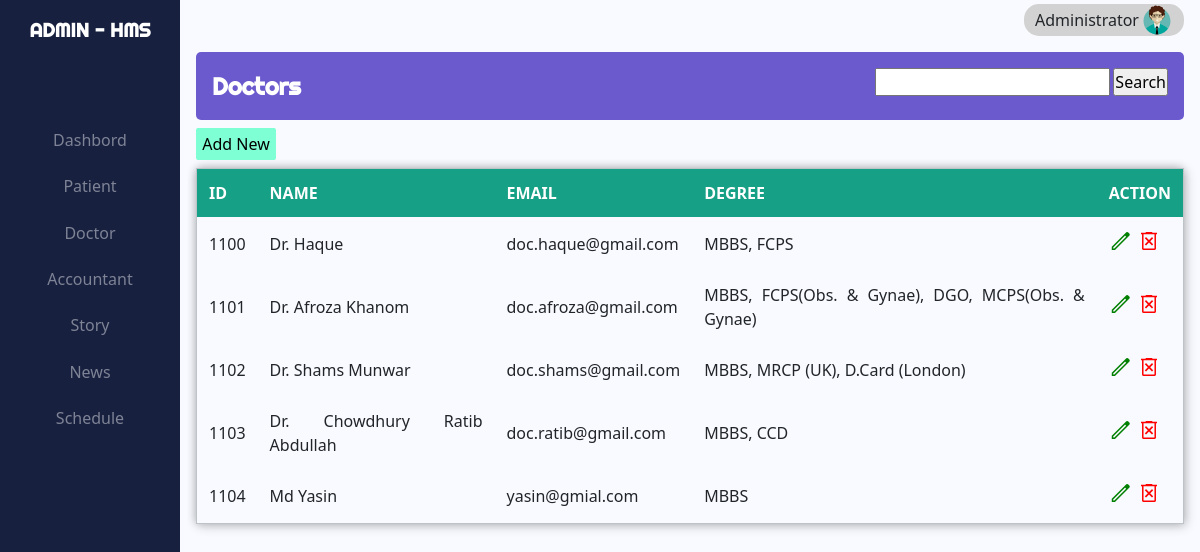
Screenshot of /hms/admin/admin_to_doctor.php (signed in) with the database file from the repository.
### tables this page shows
CREATE TABLE `doctors` (
  `doc_id` int(4) NOT NULL,
  `doc_name` varchar(50) DEFAULT NULL,
  `doc_email` varchar(150) DEFAULT NULL,
  `degree` varchar(150) DEFAULT NULL,
  `speciality` varchar(300) DEFAULT NULL,
  `visit` int(11) DEFAULT NULL,
  `dep_name` varchar(50) DEFAULT NULL,
  `doc_image` varchar(150) DEFAULT NULL,
  `pass` varchar(6) DEFAULT NULL,
  `adm_id` int(4) DEFAULT NULL
);

### hms/admin/admin_to_doctor.php (the view, shortened to what this page needs)
<?php
    include '../utility/admin_template.php';
    if (!isset($_REQUEST["search"])) {
        $sql = "SELECT * FROM doctors";
        $doctor = mysqli_query($conn, $sql);
    }
    else {
        $value = $_REQUEST["search_val"];
        $sql = "SELECT * FROM doctors WHERE doc_name LIKE '%$value%'";
        $doctor = mysqli_query($conn, $sql);
    }
?>
<head>
    <link rel="stylesheet" href="../css/admin/admin_to_patient.css">
    <link rel="stylesheet" href="../css/admin/admin_to_doctor.css">
</head>
<body>
            <div class="top-bar">
                <div class="top-bar-text">Doctors</div>
                <div class="search_bar">
                    <form action="" method="post">
                        <input type="search" name="search_val">
                        <input class="button" type="submit" value="Search" name="search">
                    </form>
                </div>
            </div>
            <button class="btn_wrapper">
                <div class="add">Add New</div>
            </button>
            <table action="" method="post">
                <thead>
                    <tr id="header">
                    <th scope="col">ID</th>
                    <th scope="col">NAME</th>
                    <th scope="col">EMAIL</th>
                    <th scope="col">DEGREE</th>
                    <th scope="col">ACTION</th>
                    </tr>
                </thead>
                <tbody>
                    <?php while ($row = mysqli_fetch_array($doctor, MYSQLI_ASSOC)) {
                        $id = $row["doc_id"];
                    ?>
                    <tr>
                    <td><?php echo $row["doc_id"] ?></td>
                    <td><?php echo $row["doc_name"] ?></td>
                    <td><?php echo $row["doc_email"] ?></td>
                    <td><?php echo $row["degree"] ?></td>
                    <td class="action">
                    <a href="./action/update_doctor.php?type=doctor&user_id=<?php echo $id ?>"><button class="button_update" name="update"><span class="material-symbols-outlined">edit</span></button></a>
                    <a href="./action/delete_doctor.php?user_id=<?php echo $id ?>" ><button class="button_delete" name="delete"><span class="material-symbols-outlined">delete_forever</span></button></a>
                    </td>
                    </tr>
                    <?php } ?>
                </tbody>
            </table>
</body>
</html>

### hms/utility/admin_template.php (shortened to what this page needs)
<!DOCTYPE html>
<html lang="en">
<head>
    <link href="https://cdn.jsdelivr.net/npm/bootstrap@5.0.2/dist/css/bootstrap.min.css" rel="stylesheet">
    <link rel="stylesheet" href="../css/admin/admin.css">
</head>
<body>
    <div class="container-mod">
        <div class="sidebar">
                <div class="bar_tittle">ADMIN - HMS</div>
                <div class="bar_menu">
                    <a class="a" href="admin.php"><p class="item">Dashbord</p></a>
                    <a href="admin_to_patient.php"><p class="item">Patient</p></a>
                    <a href="admin_to_doctor.php"><p class="item">Doctor</p></a>
                    <a href="admin_to_accountant.php"><p class="item">Accountant</p></a>
                    <a href="admin_to_story.php"><p class="item">Story</p></a>
                    <a href="admin_to_news.php"><p class="item">News</p></a>
                    <a href="admin_to_schedule.php"><p class="item">Schedule</p></a>
                </div>
        </div>
        <div class="content">
            <div class="header">
                <div class="dropdown">
                    <a class="btn dropdown-toggle" href="#" role="button" id="dropdownMenuLink" data-bs-toggle="dropdown" aria-expanded="false">
                    <div class="user">
                        <div class="name">Administrator</div>
                        <div class="avater"><img src="../images/administrator.svg"></div>
                    </div>
                    </a>
                </div>
            </div>
</body>

### hms/css/admin/admin.css (style rules this page uses)
* { margin: 0; padding: 0; box-sizing: border-box; }
.container-mod { min-height: 100vh; display: flex; justify-content: space-between; }
.sidebar { color: white; background-color: #17203f; min-height: 100vh; width: 15vw; padding: 1rem; }
.bar_tittle { font-weight: bold; font-family: 'Righteous', cursive; font-size: 1.2rem; text-align: center; }
.bar_menu { width: 100%; text-align: center; margin-top: 5rem; }
.bar_menu > a { color: #7e8395; text-decoration: none; min-width: 100%; }
.bar_menu .item { min-width: 100%; margin: 0.rem 0; padding: 0.2rem 0; transition: background 0.3s; }
.content { background-color: #f9faff; width: 85vw; min-height: 100vh; padding: 0 1rem; }
.header { width: 100%; display: flex; justify-content: right; padding-top: 0.25rem; }
.user { width: 10rem; display: flex; justify-content: center; align-items: center; background-color: rgb(210, 210, 210); border-radius: 15px; }
.avater { width: 2rem; margin-left: 2px; }
.header > .dropdown > .btn { padding: 0; border: 0; border-radius: 0; }
.dropdown-toggle::after { display: none; }

### hms/css/admin/admin_to_patient.css (style rules this page uses)
.material-symbols-outlined { font-variation-settings: 'FILL' 0, 'wght' 400, 'GRAD' 0, 'opsz' 48 }
.top-bar { display: flex; justify-content: space-between; width: 100%; padding: 1rem; margin-top: 1rem; border-radius: 5px; background-color: slateblue; }
.top-bar-text { color: white; font-size: 1.5rem; font-weight: bold; font-family: 'Righteous', cursive; }
.search_bar > form { display: flex; justify-content: center; }
form > .button { margin-left: 0.2rem; }
button { background: none; border: none; }
.button_delete { color: red; }
.button_update { color: green; }
table { margin-top: 1rem!important; border-collapse: collapse; border: 1px solid #bdc3c7; border-radius: 5px 5px 0 0; box-shadow: 2px 2px 12px rgba(0, 0, 0, 0.2), -1px -1px 8px rgba(0, 0, 0, 0.2); width: 100%; }
tr { transition: all .2s ease-in; }
th, td { padding: 12px; text-align: justify; }
#header { background-color: #16a085; color: #fff; }

### hms/css/admin/admin_to_doctor.css (style rules this page uses)
.btn_wrapper { display: flex; justify-content: right; }
.add { margin: 0.5rem 0; width: 5rem; background-color: aquamarine; border-radius: 2px; padding: 4px 0; }
.content { position: relative; }
table { margin-top: 0 !important; }

### rows the page displays
doctors: doc_id "1100", doc_name "Dr. Haque", doc_email "doc.haque@gmail.com", degree "MBBS, FCPS"
doctors: doc_id "1101", doc_name "Dr. Afroza Khanom", doc_email "doc.afroza@gmail.com", degree "MBBS, FCPS(Obs. & Gynae), DGO, MCPS(Obs. & Gynae)"
doctors: doc_id "1102", doc_name "Dr. Shams Munwar", doc_email "doc.shams@gmail.com", degree "MBBS, MRCP (UK), D.Card (London)"
doctors: doc_id "1103", doc_name "Dr. Chowdhury Ratib Abdullah", doc_email "doc.ratib@gmail.com", degree "MBBS, CCD"
doctors: doc_id "1104", doc_name "Md Yasin", doc_email "yasin@gmial.com", degree "MBBS"
